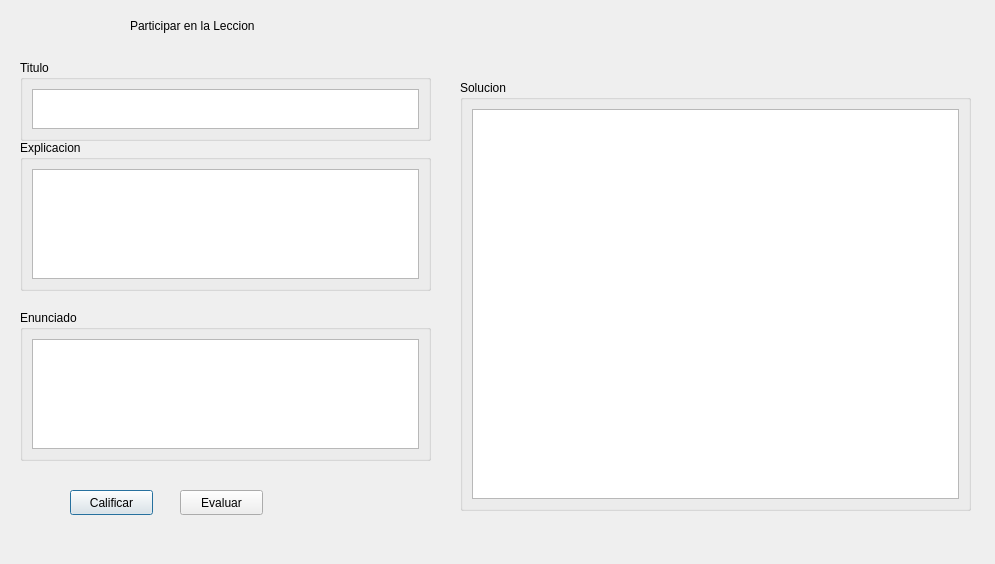
<?xml version="1.0" encoding="UTF-8"?>
<ui version="4.0">
 <class>participarLeccion</class>
 <widget class="QDialog" name="participarLeccion">
  <property name="geometry">
   <rect>
    <x>0</x>
    <y>0</y>
    <width>995</width>
    <height>564</height>
   </rect>
  </property>
  <property name="windowTitle">
   <string>Coline - 201513696</string>
  </property>
  <widget class="QLabel" name="label">
   <property name="geometry">
    <rect>
     <x>130</x>
     <y>10</y>
     <width>211</width>
     <height>31</height>
    </rect>
   </property>
   <property name="text">
    <string>Participar en la Leccion</string>
   </property>
  </widget>
  <widget class="QGroupBox" name="groupBox">
   <property name="geometry">
    <rect>
     <x>20</x>
     <y>60</y>
     <width>411</width>
     <height>81</height>
    </rect>
   </property>
   <property name="title">
    <string>Titulo</string>
   </property>
   <layout class="QVBoxLayout" name="verticalLayout">
    <item>
     <widget class="QTextEdit" name="textEdit_4"/>
    </item>
   </layout>
  </widget>
  <widget class="QGroupBox" name="groupBox_2">
   <property name="geometry">
    <rect>
     <x>20</x>
     <y>140</y>
     <width>411</width>
     <height>151</height>
    </rect>
   </property>
   <property name="title">
    <string>Explicacion</string>
   </property>
   <layout class="QVBoxLayout" name="verticalLayout_2">
    <item>
     <widget class="QTextEdit" name="textEdit"/>
    </item>
   </layout>
  </widget>
  <widget class="QGroupBox" name="groupBox_3">
   <property name="geometry">
    <rect>
     <x>20</x>
     <y>310</y>
     <width>411</width>
     <height>151</height>
    </rect>
   </property>
   <property name="title">
    <string>Enunciado</string>
   </property>
   <layout class="QVBoxLayout" name="verticalLayout_3">
    <item>
     <widget class="QTextEdit" name="textEdit_2"/>
    </item>
   </layout>
  </widget>
  <widget class="QPushButton" name="btnCalificar">
   <property name="geometry">
    <rect>
     <x>70</x>
     <y>490</y>
     <width>83</width>
     <height>25</height>
    </rect>
   </property>
   <property name="text">
    <string>Calificar</string>
   </property>
  </widget>
  <widget class="QPushButton" name="btnEvaluar">
   <property name="geometry">
    <rect>
     <x>180</x>
     <y>490</y>
     <width>83</width>
     <height>25</height>
    </rect>
   </property>
   <property name="text">
    <string>Evaluar</string>
   </property>
  </widget>
  <widget class="QGroupBox" name="groupBox_4">
   <property name="geometry">
    <rect>
     <x>460</x>
     <y>80</y>
     <width>511</width>
     <height>431</height>
    </rect>
   </property>
   <property name="title">
    <string>Solucion</string>
   </property>
   <layout class="QVBoxLayout" name="verticalLayout_4">
    <item>
     <widget class="QTextEdit" name="textEdit_3"/>
    </item>
   </layout>
  </widget>
 </widget>
 <resources/>
 <connections/>
</ui>
